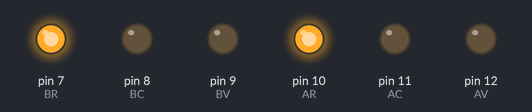
The sketch below on a simulated Arduino Uno, built with avr-gcc and run on an emulated ATmega328P. On the bench: output pins drawn as LEDs (lit = HIGH).

Above: at 0.5 s.
At 3.0 s:
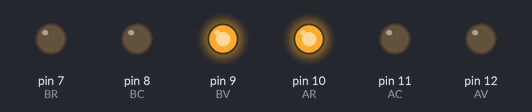
At 5.5 s:
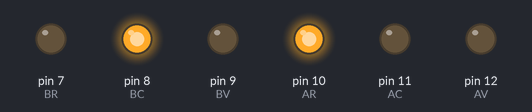
At 9.0 s:
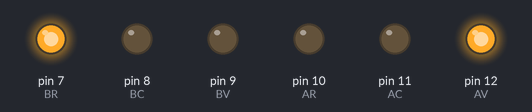
At 11.5 s:
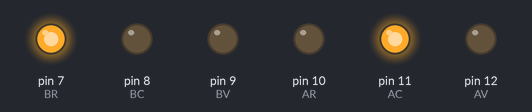
Timing chart, 0 to 16.9 s (numbered marks = the images above):
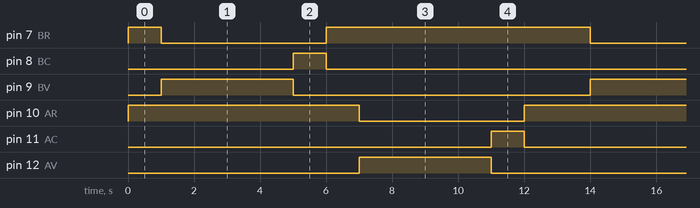

The sketch:

semafor1.ino
```cpp
//********** INCLUDE **************************************************************

//********** VARIABLES ************************************************************
int AV = 12;
int AC = 11;
int AR = 10;
int BV = 9;
int BC = 8;
int BR = 7;

//********** SETUP ****************************************************************
void setup() {                // S'executa un sol cop
  pinMode(AV, OUTPUT);
  pinMode(AC, OUTPUT);
  pinMode(AR, OUTPUT);
  pinMode(BV, OUTPUT);
  pinMode(BC, OUTPUT);
  pinMode(BR, OUTPUT);

}

//********** LOOP *****************************************************************
void loop() {                // S'executa repetidament
  digitalWrite (AR, HIGH);
  digitalWrite (BR, HIGH);

  delay (1000);

  digitalWrite (BR, LOW);
  digitalWrite (BV, HIGH);

  delay (4000);

  digitalWrite (BV, LOW);
  digitalWrite (BC, HIGH);

  delay (1000);

  digitalWrite (BC, LOW);
  digitalWrite (BR, HIGH);

  delay (1000);

  digitalWrite (AR, LOW);
  digitalWrite (AV, HIGH);

  delay (4000);

  digitalWrite (AV, LOW);
  digitalWrite (AC, HIGH);

  delay (1000);

  digitalWrite (AC, LOW);
  digitalWrite (AR, HIGH);

  delay (1000);


}

//********** FUNCIONS *************************************************************
```

Measured:
- by itself, pin 7 (BR): repeats every 13.0 s: LOW 5.0 s, HIGH 8.0 s
- by itself, pin 8 (BC), pin 11 (AC): alternates HIGH for 1.0 s and LOW for 12.0 s
- by itself, pin 9 (BV), pin 12 (AV): alternates HIGH for 4.0 s and LOW for 9.0 s
- by itself, pin 10 (AR): alternates HIGH for 8.0 s and LOW for 5.0 s
